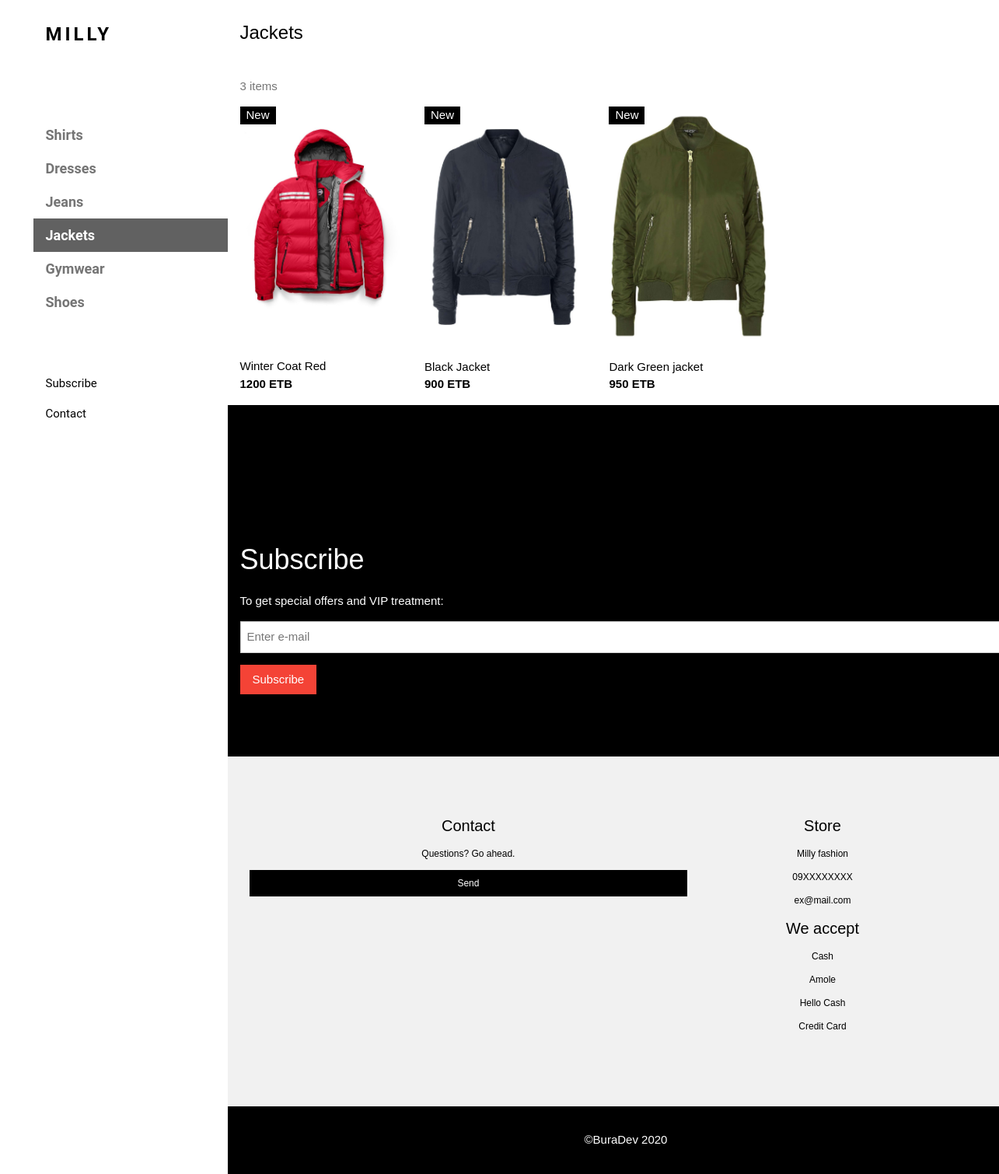
The app's page /jackets/ with its own data.
### app/models.py (models this page shows, shortened)
class Cloth(models.Model):
    types = (
        ('Shirts','Shirts'),
        ('Dresses', 'Dresses'),
        ('Jeans', 'Jeans'),
        ('Jackets', 'Jackets'),
        ('Gymwear', 'Gymwear'),
        ('Shoes', 'Shoes')
    )
    text = models.CharField(max_length=200)
    price = models.IntegerField()
    photo = models.ImageField(upload_to='photos/')
    tag = models.CharField(max_length=10, choices=types, default='Jeans')

### app/views.py (the view)
# urls.py: path('jackets/', views.jackets, name='jackets'),
def jackets(request):
    cloths = Cloth.objects.filter(tag='Jackets')
    context = {
        'cloths':cloths,
        'num_of_cloths':len(cloths),
        'tag':'Jackets',
        }
    return render(request, 'app/jackets.html', context)

### app/templates/app/jackets.html (shortened to what this page needs)
{% extends 'app/base.html' %} {% load static %} {% block jackets %}
<header class="w3-container w3-xlarge">
    <p class="w3-left">{{ tag }}</p>
    <p class="w3-right">
    </p>
</header>
<div class="w3-container w3-text-grey" id="jeans">
    <p>{{ num_of_cloths }} items</p>
</div>
<div class="w3-row w3-animate-zoom">
    {% for cloth in cloths %}
    <div class="w3-col l3 s6">
        <div class="w3-container">
            <div class="w3-display-container">
                <a href="{{ MEDIA_URL }}{{ cloth.photo.url }}"><img src="{{ MEDIA_URL }}{{ cloth.photo.url }}" style="width:100%"></a>
                <span class="w3-tag w3-display-topleft">New</span>
            </div>
            <p>{{ cloth.text }}<br><b>{{ cloth.price }} ETB</b></p>
        </div>
    </div>
    {% endfor %}
</div>
{% endblock jackets %}

### app/static/css/w3.css (style rules this page uses)
html { box-sizing: border-box }
*, *:before, *:after { box-sizing: inherit }
html { -ms-text-size-adjust: 100%; -webkit-text-size-adjust: 100% }
body { margin: 0 }
article, aside, details, figcaption, figure, footer, header, main, menu, nav, section, summary { display: block }
a { background-color: transparent; -webkit-text-decoration-skip: objects }
img { border-style: none }
html, body { font-family: Verdana, sans-serif; font-size: 15px; line-height: 1.5 }
html { overflow-x: hidden }
img { vertical-align: middle }
a { color: inherit }
.w3-badge, .w3-tag { background-color: #000; color: #fff; display: inline-block; padding-left: 8px; padding-right: 8px; text-align: center }
.w3-tooltip, .w3-display-container { position: relative }
.w3-container:after, .w3-container:before, .w3-panel:after, .w3-panel:before, .w3-row:after, .w3-row:before, .w3-row-padding:after, .w3-row-padding:before, .w3-cell-row:before, .w3-cell-row:after, .w3-clear:after, .w3-clear:before, .w3-bar:before, .w3-bar:after { content: ""; display: table; clear: both }
.w3-col, .w3-half, .w3-third, .w3-twothird, .w3-threequarter, .w3-quarter { float: left; width: 100% }
.w3-col.s6 { width: 49.99999% }
@media (min-width:993px) { .w3-col.l3 { width: 24.99999% } }
.w3-content, .w3-auto { margin-left: auto; margin-right: auto }
.w3-content { max-width: 980px }
.w3-display-topleft { position: absolute; left: 0; top: 0 }
.w3-container, .w3-panel { padding: 0.01em 16px }
.w3-animate-zoom { animation: animatezoom 0.6s }
.w3-xlarge { font-size: 24px!important }
.w3-left { float: left!important }
.w3-right { float: right!important }
.w3-text-grey, .w3-hover-text-grey:hover, .w3-text-gray, .w3-hover-text-gray:hover { color: #757575!important }

### app/templates/app/base.html (style rules this page uses)
body, h1, h2, h3, h4, h5, h6, .w3-wide { font-family: "Montserrat", sans-serif; }

### records on screen
Cloth: photo (picture), text "Winter Coat Red", price "1200"
Cloth: photo (picture), text "Black Jacket", price "900"
Cloth: photo (picture), text "Dark Green jacket", price "950"

### other values on screen
{{ tag }} "Jackets"
{{ num_of_cloths }} "3"
